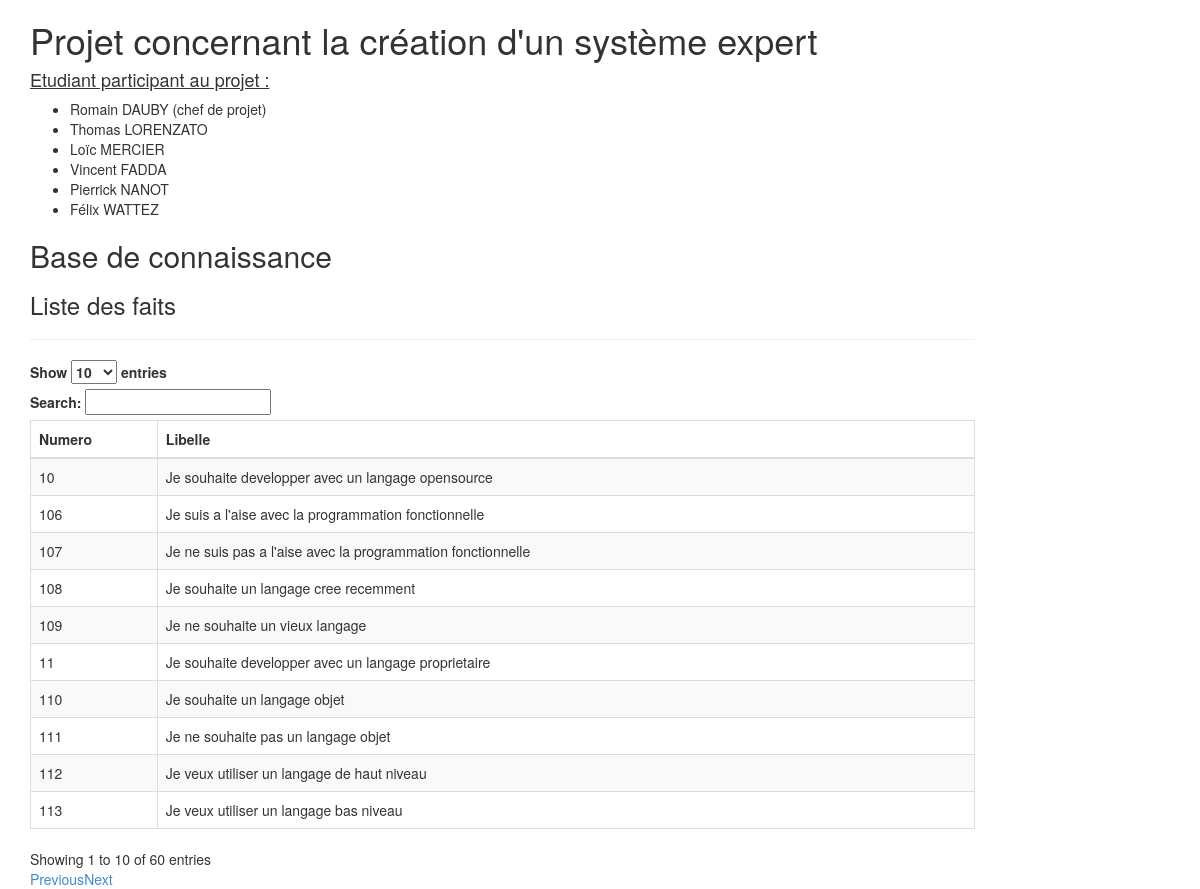
Screenshot of /bdc.php with the database file from the repository.
### tables this page shows
CREATE TABLE IF NOT EXISTS `fait` (
  `id` int(11) NOT NULL,
  `fait` varchar(255) NOT NULL,
  PRIMARY KEY (`id`)
);

### model/db.php (called while the page is built, shortened)
<?php
    class Db
    {
        private static $db;
        public static function connect(){
            self::$db = mysqli_connect(_DB_SERVER_, _DB_USER_, _DB_PASSWD_, _DB_NAME_);
        }
        public static function queryObject($sql){
            if ($res = mysqli_query(self::$db, $sql) or die(mysqli_error())){
                $row = array();
                while($ligne = mysqli_fetch_object($res)){
                    $row[] = $ligne;
                }
                return $row;
            }
        }
    }

### model/documentation.php (the view, shortened to what this page needs)
<?php
	function afficherBdc(){
		echo '<thead><tr><th>Numero</th><th>Libelle</th></thead><tbody>';
		$enregistrements = Db::queryObject('SELECT id, fait FROM fait');
		foreach ($enregistrements as $enregistrement) {
			echo '<tr>';
			echo '<td>'.$enregistrement->id.'</td>';
			echo '<td>'.$enregistrement->fait.'</td>';
			echo '</tr>';
		}
		echo '</tbody>';
	}

### rows the page displays
fait: id "10", fait "Je souhaite developper avec un langage opensource"
fait: id "11", fait "Je souhaite developper avec un langage proprietaire"
fait: id "106", fait "Je suis a l'aise avec la programmation fonctionnelle"
fait: id "107", fait "Je ne suis pas a l'aise avec la programmation fonctionnelle"
fait: id "108", fait "Je souhaite un langage cree recemment"
fait: id "109", fait "Je ne souhaite un vieux langage"
fait: id "110", fait "Je souhaite un langage objet"
fait: id "111", fait "Je ne souhaite pas un langage objet"
fait: id "112", fait "Je veux utiliser un langage de haut niveau"
fait: id "113", fait "Je veux utiliser un langage bas niveau"
